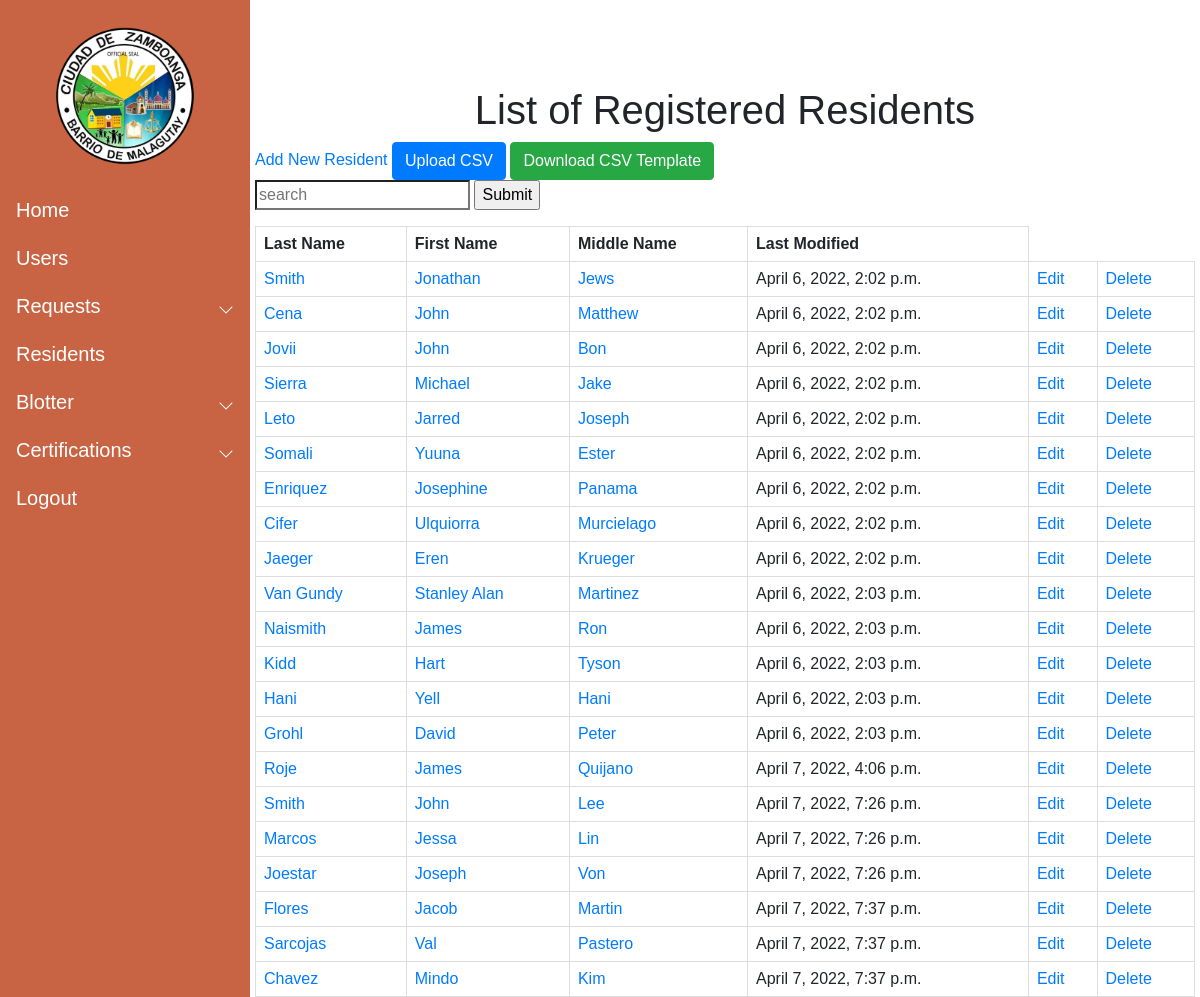
The page /residents/ (signed in) on the database as committed earlier.
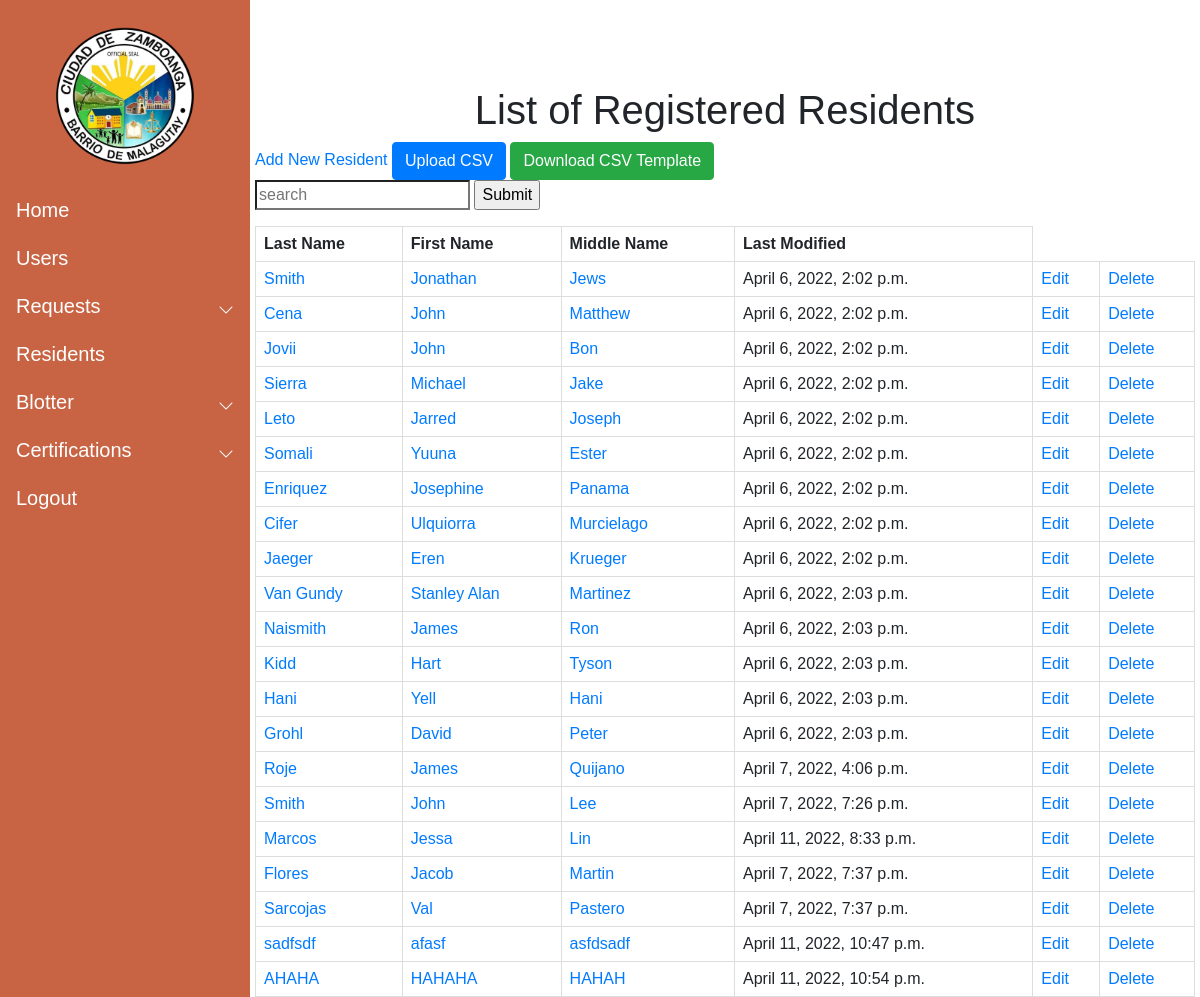
The same page on the database as committed later.
### Resident/models.py (models this page shows, shortened)
class Resident (models.Model):
    pic = models.ImageField(null=True, blank = True, verbose_name="Profile Picture", upload_to= "images/", default='images/default_pp.jpg')
    First_name = models.CharField(max_length=50)
    Last_name = models.CharField(max_length=50)
    Middle_name = models.CharField(max_length=50)
    Birthdate = models.DateField(auto_now_add=False, auto_now=False)
    Gender_choices = (
        ('Male','Male'),
        ('Female','Female')
        )
    Gender = models.CharField(max_length=100, choices=Gender_choices, default = "Not Specified")
    Contact = models.CharField(max_length=11)
    Cstatus_choices = (
        ('Single','Single'),
        ('Married','Married'),
        ('Divorced','Divorced'),
        ('Separated','Separated'),
        ('Widowed','Widowed'),
        )
    Marital_status = models.CharField(max_length=100, choices = Cstatus_choices, default = "")
    Citizenship = models.CharField(max_length=100)
    Religion = models.CharField(max_length=100)
    Occupation = models.CharField(max_length=100, null=True, blank=True)
    Vac_choices = (
        ('Vaccinated','Vaccinated'),
        ('Non-Vaccinated','Non-Vaccinated')
    )
    Vaccination = models.CharField(max_length=100, choices = Vac_choices, verbose_name="Vaccination Status", default="")
    Address = models.TextField(max_length=250, verbose_name="Street Address")
    Blacklisted = models.BooleanField(default = False)
    created_date = models.DateTimeField(auto_now_add=True)
    modified_date = models.DateTimeField(auto_now=True)

### Resident/views.py (the view, shortened to what this page needs)
# urls.py: path('residents/', Display_resident, name = "residents"),
@login_required(login_url='login')
def Display_resident (request):
    Resident_obj = Resident.objects.all()
    form = CSVmodel(request.POST or None, request.FILES or None)
    context = {
        'Resident_obj' : Resident_obj,
        'form' : form
    }
    return render (request,"Residents.html",context = context)

### Resident/forms.py
class CSVmodel(forms.ModelForm):
    class Meta:
        model = CSV
        fields = [
            'file_name'
        ]

### templates/Residents.html (shortened to what this page needs)
{%  extends 'base.html' %}
{% load static %}
{% block content %}
<h1 style="text-align: center;">List of Registered Residents</h1>
<a href="/resident_form">Add New Resident</a>
    <button type="button" class="btn btn-primary" data-toggle="modal" data-target="#Uploadcsv">
     Upload CSV
    </button>
<a href="{% static 'Add_Template.csv' %}" class="btn btn-success" type="button" download>Download CSV Template</a>
<form method="POST" action = "{% url 'search_resident' %}">
  <input type="search" placeholder="search" name = "q">
  <input type = "submit">
</form>
<table>
    <tr>
        <th>Last Name</th>
        <th>First Name</th>
        <th>Middle Name</th>
        <th>Last Modified</th>
    </tr>
    {% for res in Resident_obj %}
    <tr>
        <td><a href="{% url 'resident_profile' res.id %}">{{res.Last_name}}</a></td>
        <td><a href="{% url 'resident_profile' res.id %}">{{ res.First_name }}</a></td>
        <td><a href="{% url 'resident_profile' res.id %}">{{ res.Middle_name}}</a></td>
        <td>{{res.modified_date}}</td>
        <td><a href="{% url 'update_resident' res.id %}">Edit</a></td>
        <td><a href="{% url 'delete_resident' res.id %}">Delete</a></td>
    </tr>
     {% endfor %}
</table>
{% endblock content %}

### templates/base.html (shortened to what this page needs)
<html>
    <head>
    </head>
    <body style="font-family: Arial, Helvetica, sans-serif;">
    {% load static %}
    <link rel="stylesheet" href="{% static 'css/nav.css' %}">
    <link href="https://cdn.jsdelivr.net/npm/bootstrap@5.1.3/dist/css/bootstrap.min.css" rel="stylesheet">
    <link rel="stylesheet" href="https://cdn.jsdelivr.net/npm/bootstrap-icons@1.8.1/font/bootstrap-icons.css">
    <link rel="stylesheet" href="https://cdnjs.cloudflare.com/ajax/libs/twitter-bootstrap/4.5.2/css/bootstrap.css" >
    <link rel="stylesheet" href="https://cdn.datatables.net/1.11.5/css/dataTables.bootstrap4.min.css">
    <div class="side-toggle">
    <button class="btn btn-secondary btn-lg active ms-4 mt-4"
    type="button" data-bs-toggle="offcanvas"
    data-bs-target="#offcanvasScrolling"
    aria-controls="offcanvasScrolling">Menu</button>
    </div>
    <div class="sidebar-wrapper">
      <div class="offcanvas offcanvas-start text-white" data-bs-scroll="true" data-bs-backdrop="false" tabindex="-1" id="offcanvasScrolling" aria-labelledby="offcanvasScrollingLabel">
        <div class="offcanvas-header mt-2 mr-1 pt-0 pb-0 pr-2">
        </div>
        <div class="offcanvas-header mx-auto mt-0 p-0 mb-3">
            <img src="{% static 'images/logo.png' %}" width="150px" height="150px">
        </div>
        <div class="offcanvas-body p-0">
            <nav class="navbar-dark">
                <ul class="navbar-nav">
                    <li><h5><a href = "/home" class="nav-link ps-3 active">Home</a></h5></li>
                    <li><h5><a href = "{% url 'users' %}" class="nav-link ps-3 active">Users</a></h5></li>
                    <li>
                        <a class="nav-link px-3 sidebar-link active" data-bs-toggle="collapse" href="#Request" role="button" aria-expanded="false" aria-controls="collapseExample"
                        style="display: flex; align-items: center;">
                            <span><h5>Requests</h5></span>
                            <span class="right-icon ms-auto"  style="display: inline-flex;"><i class="bi bi-chevron-down"></i></span>
                        </a>
                    </li>
                    <li><h5><a href = "/residents" class="nav-link ps-3 active">Residents</a></h5></li>
                    <li>
                        <a class="nav-link px-3 sidebar-link active" data-bs-toggle="collapse" href="#collapseExample" role="button" aria-expanded="false" aria-controls="collapseExample"
                        style="display: flex; align-items: center;">
                           <span><h5>Blotter</h5></span>
                           <span class="right-icon ms-auto"  style="display: inline-flex;"><i class="bi bi-chevron-down"></i></span>
                        </a>
                    </li>
                    <li>
                        <a class="nav-link px-3 sidebar-link active" data-bs-toggle="collapse" href="#collapseExample2" role="button" aria-expanded="false" aria-controls="collapseExample"
                        style="display: flex; align-items: center;">
                            <span><h5>Certifications</h5></span>
                            <span class="right-icon ms-auto"  style="display: inline-flex;"><i class="bi bi-chevron-down"></i></span>
                        </a>
                    </li>
                  <li><a href = "{% url 'logout' %}" class="nav-link px-3 active"><h5>Logout</h5></a></li>
                </ul>
            </nav>
          </div>
        </div>
      </div>
        <main class="main mt-3">
            {% block content %}
            {% endblock content %}
        </main>
</body>
</html>

### static/css/nav.css (style rules this page uses)
.sidebar-wrapper .offcanvas { width: 250px; border: none; background-color: #c86444; overflow: hidden; }
.sidebar-link { display: flex; align-items: center; }
.side-toggle .btn-secondary { background-color: #c86444 !important; border:none; }
@media (min-width: 992px) { body { overflow: auto !important; } }
@media (min-width: 992px) { .sidebar-wrapper .offcanvas { transform: none; visibility: visible !important; } }
@media (min-width: 992px) { main { margin-left: 255px; margin-right: 5px; } }

### templates/Residents.html (style rules this page uses)
table { font-family: arial, sans-serif; border-collapse: collapse; width: 100%; }
td, th { border: 1px solid #dddddd; text-align: left; padding: 8px; }
a { text-decoration: none; }

Rows that differ between the two databases and show on the page:
removed Resident: Last_name "Joestar", First_name "Joseph", Middle_name "Von", modified_date "April 7, 2022, 7:26 p.m."
removed Resident: Last_name "Chavez", First_name "Mindo", Middle_name "Kim", modified_date "April 7, 2022, 7:37 p.m."
changed Resident "Marcos": modified_date "April 7, 2022, 7:26 p.m." → "April 11, 2022, 8:33 p.m."
added Resident: Last_name "sadfsdf", First_name "afasf", Middle_name "asfdsadf", modified_date "April 11, 2022, 10:47 p.m."
added Resident: Last_name "AHAHA", First_name "HAHAHA", Middle_name "HAHAH", modified_date "April 11, 2022, 10:54 p.m."
